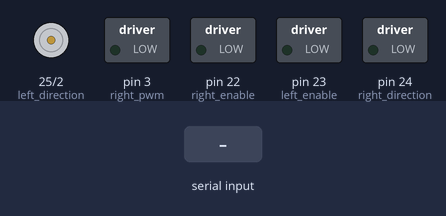
Simulated run of this sketch. Board: Arduino Mega 2560, built with avr-gcc and run on an emulated ATmega2560. Parts: direction and speed pins drawn as motors (green arrow = direction pin HIGH = forward, orange = LOW = backward, longer = more drive), switched loads named in the sketch (green lamp = pin HIGH). Inputs (shaded band) come from the test bench. What the sketch prints to the serial monitor is not drawn.

Above: at 1.2 s.
1.3 s: "1" received over Serial
At 2.8 s:
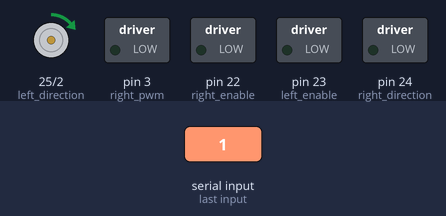
3.8 s: "0" received over Serial
At 5.9 s:
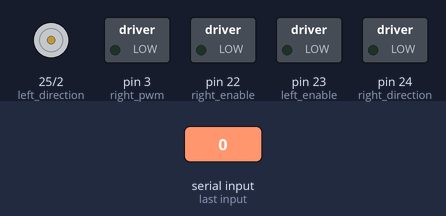
Timing chart, 0 to 7.4 s (numbered marks = the images above; inputs shaded):
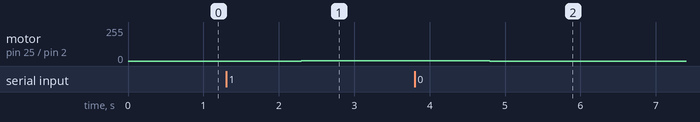

The sketch:

ROS2_Serial_Subscribe_Motor_JoyStick.ino
```cpp
#define right_enable 22
#define right_direction 24
#define right_pwm 3
#define left_enable 23
#define left_direction 25
#define left_pwm 2

void setup() {
  Serial.begin(115200);
  Serial.println("Ready");

  pinMode(right_enable, OUTPUT);
  pinMode(right_direction, OUTPUT);
  pinMode(right_pwm, OUTPUT);
  pinMode(left_enable, OUTPUT);
  pinMode(left_direction, OUTPUT);
  pinMode(left_pwm, OUTPUT);

  digitalWrite(right_enable, LOW);
  digitalWrite(right_direction, LOW);
  analogWrite(right_pwm, 0);
  digitalWrite(left_enable, LOW);
  digitalWrite(left_direction, LOW);
  analogWrite(left_pwm, 0);
}

void loop() {
  if (Serial.available()) {
    String komut_motor = Serial.readString();
    komut_motor.trim();
    double x = komut_motor.substring(0, komut_motor.indexOf(',')).toDouble();
    double y = komut_motor.substring(komut_motor.indexOf(',') + 1).toDouble();
    convert(x,y);
    move(x,y);
  }
}

void convert(double &x, double &y) {
  double r = sqrt(sq(x) + sq(y));
  double t = atan2(y, x);
  t -= PI / 4;
  double left = r * cos(t);
  double right = r * sin(t);
  left = left * sqrt(2);
  right = right * sqrt(2);
  if (y < 0) {
    double temp = left;
    left = right;
    right = temp;
  }
  x = left;
  y = right;
}

void move(double x,double y) {
  if (x<0){
    x=x*-1;
    digitalWrite(left_direction,LOW);
  }
  else digitalWrite(left_direction,HIGH);

  if (y<0){
    y=y*-1;
    digitalWrite(right_direction,HIGH);
  }
  else digitalWrite(right_direction,LOW);

  analogWrite(left_pwm,x);
  analogWrite(right_pwm,y);
}
```

Measured:
- after the input at 1.3 s, motor on pin 25 (left_direction) / pin 2 (left_pwm): stopped → forward 1/255 after 1.0 s
- after the input at 3.8 s, motor on pin 25 (left_direction) / pin 2 (left_pwm): forward 1/255 → stopped after 1.0 s
